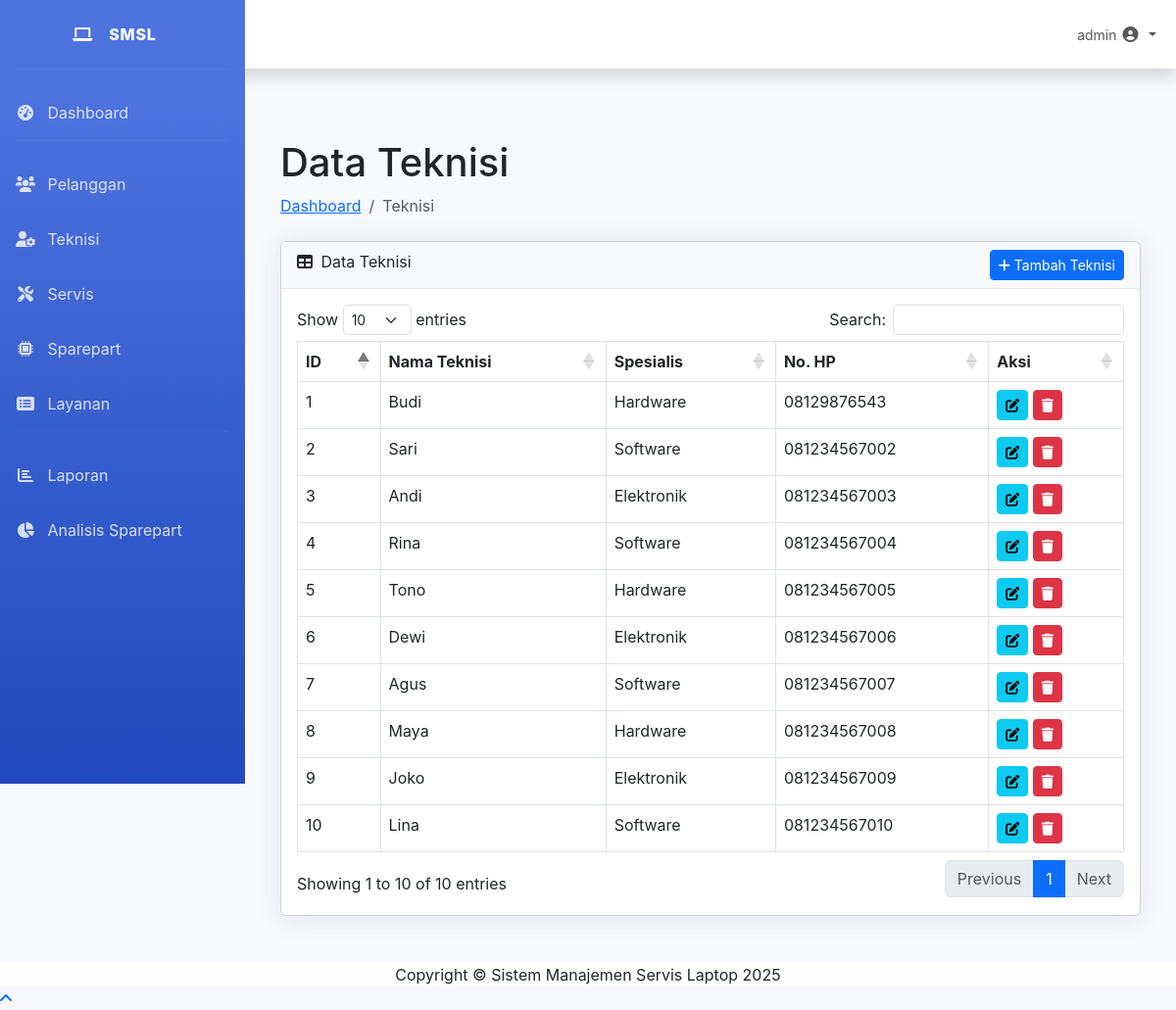
The app's page /teknisi.php (signed in) with its own data.
### tables this page shows
CREATE TABLE `teknisi` (
  `id_teknisi` int NOT NULL,
  `nama_teknisi` varchar(100) DEFAULT NULL,
  `spesialis` varchar(100) DEFAULT NULL,
  `no_hp` varchar(15) DEFAULT NULL
);

### teknisi.php (the view, shortened to what this page needs)
<?php
include 'config/database.php';
$query = "SELECT * FROM teknisi ORDER BY id_teknisi DESC";
$result = $conn->query($query);
$teknisi = [];
if ($result->num_rows > 0) {
    while ($row = $result->fetch_assoc()) {
        $teknisi[] = $row;
    }
}
include 'templates/header.php';
?>
<div class="container-fluid">
    <h1 class="mt-4">Data Teknisi</h1>
    <ol class="breadcrumb mb-4">
        <li class="breadcrumb-item"><a href="index.php">Dashboard</a></li>
        <li class="breadcrumb-item active">Teknisi</li>
    </ol>
    <div class="card mb-4">
        <div class="card-header">
            <i class="fas fa-table me-1"></i>
            Data Teknisi
            <button type="button" class="btn btn-primary btn-sm float-end" data-bs-toggle="modal" data-bs-target="#tambahTeknisiModal">
                <i class="fas fa-plus"></i> Tambah Teknisi
            </button>
        </div>
        <div class="card-body">
            <div class="table-responsive">
                <table class="table table-bordered datatable" width="100%" cellspacing="0">
                    <thead>
                        <tr>
                            <th>ID</th>
                            <th>Nama Teknisi</th>
                            <th>Spesialis</th>
                            <th>No. HP</th>
                            <th>Aksi</th>
                        </tr>
                    </thead>
                    <tbody>
                        <?php foreach ($teknisi as $t): ?>
                        <tr>
                            <td><?= $t['id_teknisi'] ?></td>
                            <td><?= $t['nama_teknisi'] ?></td>
                            <td><?= $t['spesialis'] ?></td>
                            <td><?= $t['no_hp'] ?></td>
                            <td>
                                <button type="button" class="btn btn-sm btn-info" data-bs-toggle="modal" data-bs-target="#editTeknisiModal<?= $t['id_teknisi'] ?>">
                                    <i class="fas fa-edit"></i>
                                </button>
                                <a href="teknisi.php?delete=<?= $t['id_teknisi'] ?>" class="btn btn-sm btn-danger" onclick="return confirm('Apakah Anda yakin ingin menghapus teknisi ini?')">
                                    <i class="fas fa-trash"></i>
                                </a>
                            </td>
                        </tr>
                        <?php endforeach; ?>
                    </tbody>
                </table>
            </div>
        </div>
    </div>
</div>
<?php include 'templates/footer.php'; ?>

### templates/header.php (style rules this page uses)
body { margin: 0; font-family: 'Nunito', -apple-system, BlinkMacSystemFont, 'Segoe UI', Roboto, 'Helvetica Neue', Arial, sans-serif; font-size: 1rem; font-weight: 400; line-height: 1.5; color: #212529; background-color: #f8f9fc; }
.card { margin-bottom: 1.5rem; box-shadow: 0 0.15rem 1.75rem 0 rgba(58, 59, 69, 0.1); }
.card-header { background-color: #f8f9fc; border-bottom: 1px solid #e3e6f0; }
.table-responsive { overflow-x: auto; }

### records on screen
teknisi: id_teknisi "10", nama_teknisi "Lina", spesialis "Software", no_hp "081234567010"
teknisi: id_teknisi "9", nama_teknisi "Joko", spesialis "Elektronik", no_hp "081234567009"
teknisi: id_teknisi "8", nama_teknisi "Maya", spesialis "Hardware", no_hp "081234567008"
teknisi: id_teknisi "7", nama_teknisi "Agus", spesialis "Software", no_hp "081234567007"
teknisi: id_teknisi "6", nama_teknisi "Dewi", spesialis "Elektronik", no_hp "081234567006"
teknisi: id_teknisi "5", nama_teknisi "Tono", spesialis "Hardware", no_hp "081234567005"
teknisi: id_teknisi "4", nama_teknisi "Rina", spesialis "Software", no_hp "081234567004"
teknisi: id_teknisi "3", nama_teknisi "Andi", spesialis "Elektronik", no_hp "081234567003"
teknisi: id_teknisi "2", nama_teknisi "Sari", spesialis "Software", no_hp "081234567002"
teknisi: id_teknisi "1", nama_teknisi "Budi", spesialis "Hardware", no_hp "08129876543"

### other values on screen
$_SESSION['username'] "admin"
